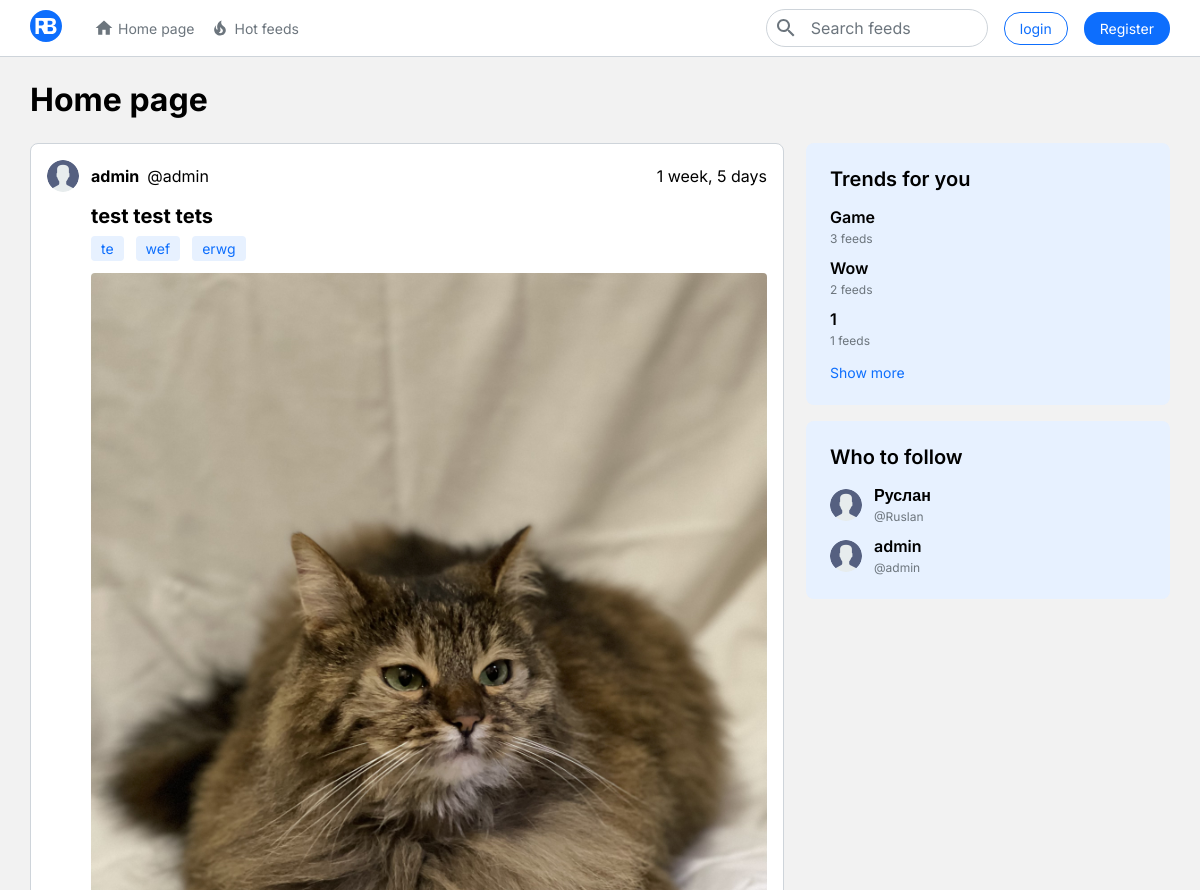
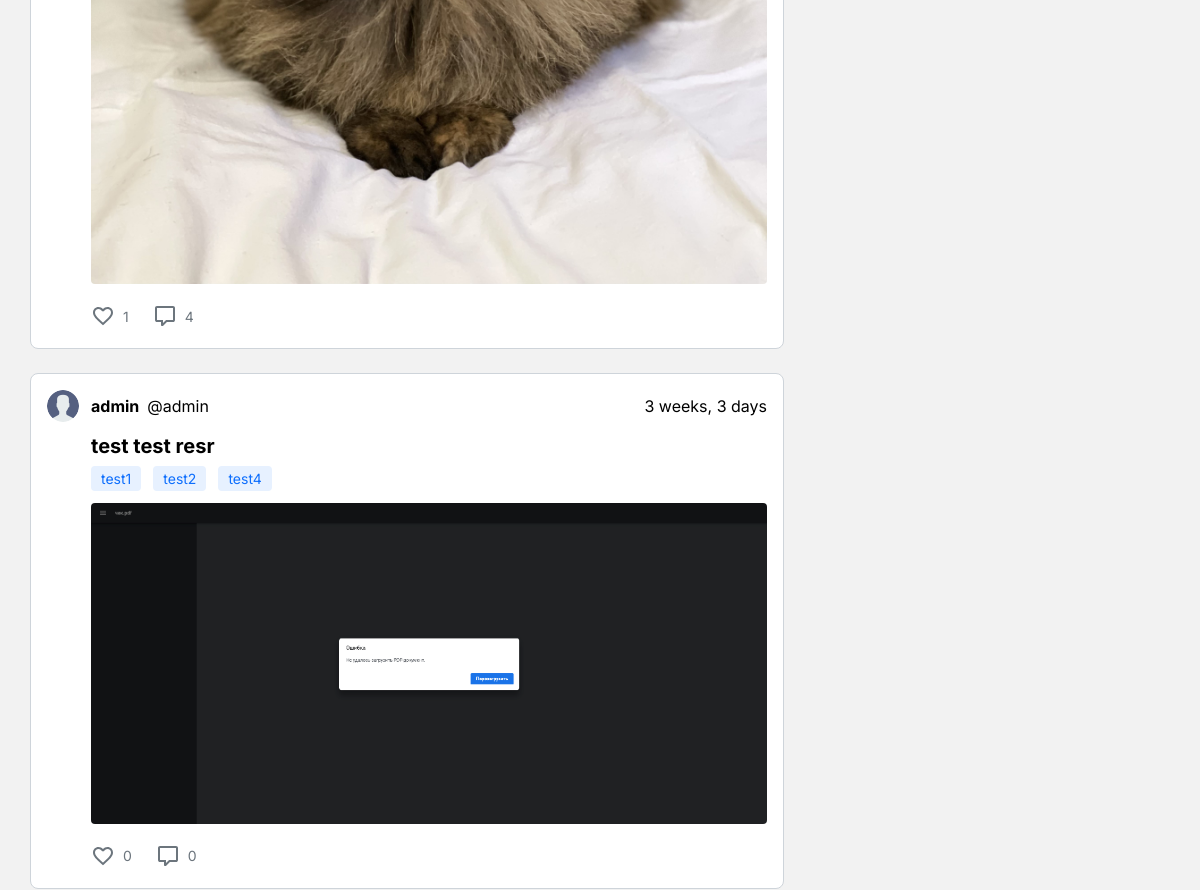
/ (upper part), run on an earlier commit of the app's database (2 pictures, top to bottom).
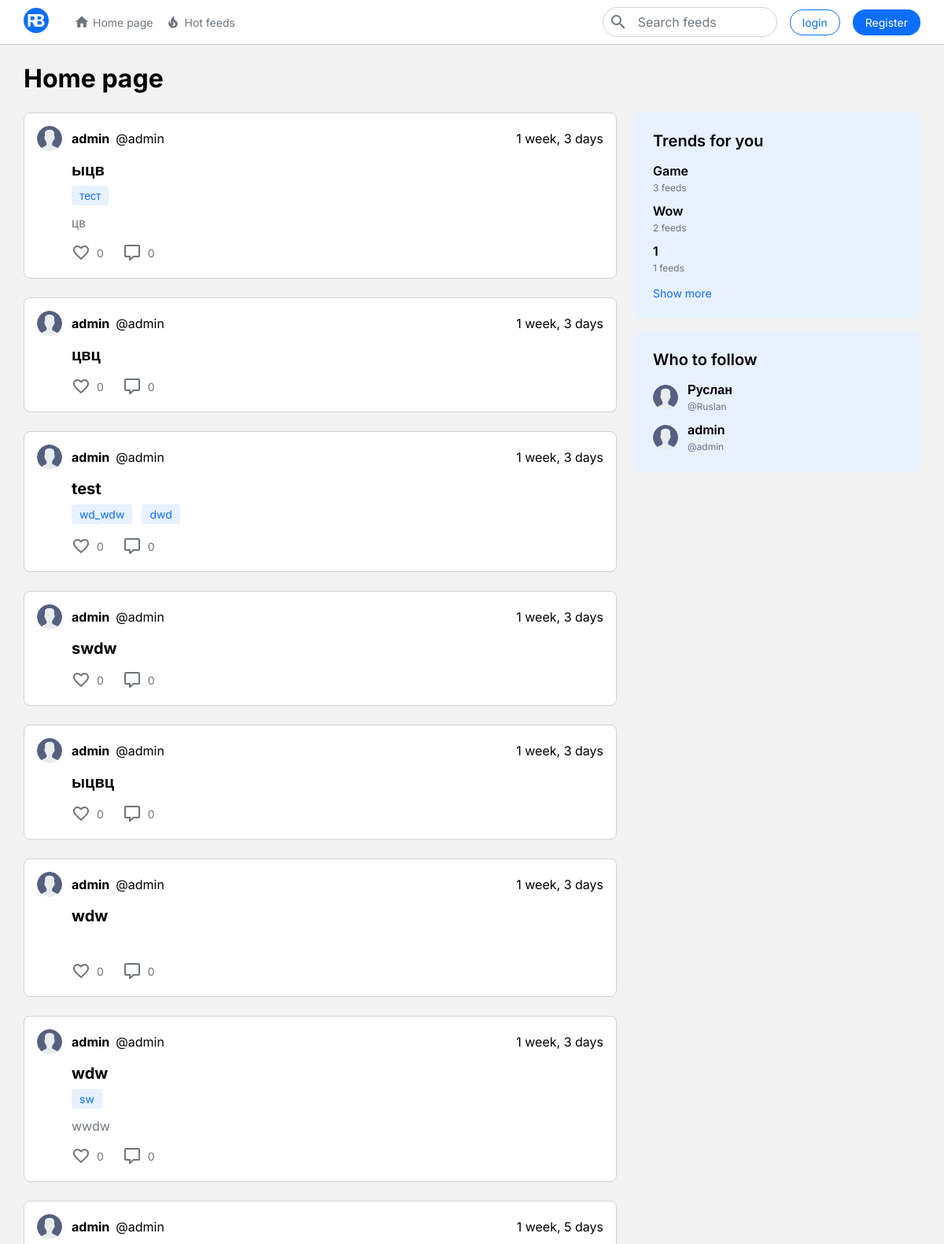
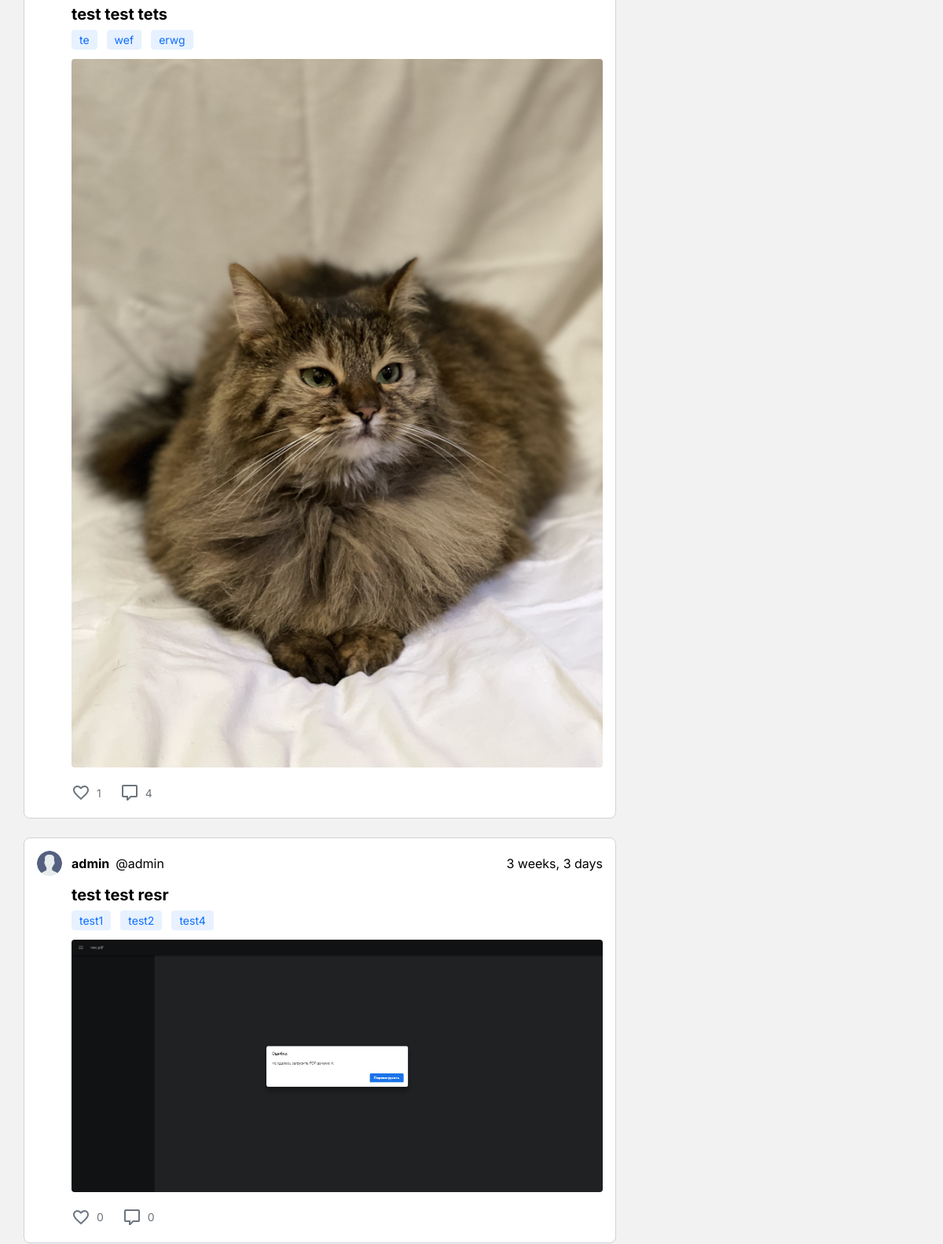
And on a later commit of the database (2 pictures, top to bottom).
### blog/models.py (models this page shows, shortened)
class Post(models.Model):
    title = models.CharField('Название', max_length=300)
    text = models.TextField('Текст поста', blank=True, null=True)
    poster = models.ImageField("Постер", upload_to="blog/", blank=True, null=True)
    draft = models.BooleanField("Черновик", default=False)
    owner = models.ForeignKey(User, verbose_name="Владелец", on_delete=models.CASCADE)
    date = models.DateTimeField(auto_now_add=True, verbose_name="дата создания", blank=True)
    tag = models.ManyToManyField(Tags, verbose_name='теги', related_name='tag_post')

class Tags(models.Model):
    text = models.CharField('Текст', max_length=100)

### users/models.py (models this page shows)
class User(AbstractUser):
    bio = models.TextField(_("bio"), max_length=500, blank=True)
    avatar = models.ImageField("Аватар", upload_to="profile/avatars/", blank=True, null=True)
    background = models.ImageField("Бєкграунд", upload_to="profile/backgrounds/", blank=True, null=True)

### blog/views.py (the view)
# urls.py: path('', PostsList.as_view(), name='home' ),
class PostsList(Posts_list_base):
    template_name = "blog/post_list.html"
    def get_data(self):
        context = super().get_data()
        if self.request.user!=self.anonimys:
            following_users = [f.follow_by for f in self.request.user.following.all()]
        else:
            following_users = None
        if self.request.user!=self.anonimys and following_users:
            post_queryset = Post.objects.filter(owner__in=following_users, draft=False).order_by('-date')
        elif self.request.user!=self.anonimys and not following_users:
            post_queryset = list()
        else:
            post_queryset = Post.objects.filter(draft=False).order_by('-date')
        context.update({
            'top_users_if_no_followers': None if following_users else self.get_top_followers(count=6),
            'posts_list': self.get_post_data(post_queryset),
            'page_name': 'Home page'
        })
        return context

### blog/views.py (called while the page is built)
    def get_top_followers(self, count=5):
        return User.objects.annotate(followers_count=Count('followers')).all().order_by('-followers_count')[:count]

    def get_top_tags(self, count):
        querry = Tags.objects.annotate(post_count=Count('tag_post')).all().order_by('-post_count')[:count]
        return querry

    def get_post_data(self, queryset):
        data = list()
        for post in queryset:
            likes = Like.objects.filter(post=post)
            comments = Reviews.objects.filter(post=post)
            post_data = {
                'post_data': post,
                'likes': likes,
                'comments': comments,
                'user_likes': [i['user'] for i in Like.objects.values('user').filter(post=post)],
            }
            data.append(post_data)
        return data

    def get_data(self):
        context = {
            'top_tags': self.get_top_tags(count=6),
            'top_users': self.get_top_followers(),
            'get_following': self.get_following() if self.request.user!=self.anonimys else None,
        }
        return context

### templates/blog/post_list.html (shortened to what this page needs)
{% extends 'blog/page_layout.html' %}
{% block contant %}
	<div class="contant">
		<div class="container">
			{% include "include/title.html" %}
			<div class="row">
				<div class="col-lg-8">
					{% if posts_list %}
						{% for post in posts_list %}
							{% include "include/post.html" with post=post %}
						{% endfor %}
					{% else %}
						{% if top_users_if_no_followers %}
							{% include "include/interest_for_you.html" %}
						{% endif %}
					{% endif %}
				</div>
				<div class="col-lg-4">
					<div class="sticky">
						{% include "include/topic_block.html" %}
						{% include "include/popular-block.html" %}
					</div>
				</div>
			</div>
		</div>
	</div>
{% endblock %}

### templates/include/post.html (shortened to what this page needs)
{% load static %}
<div class="block_page post">
    <div class="post_header d-flex justify-content-between align-items-center">
        <div class="d-flex align-items-center">
            {% if post.post_data.owner.avatar %}
                <img src="{{ post.post_data.owner.avatar.url }}" alt="" class="profile_img">
            {% else %}
                <img src="{% static 'img/profile.png' %}" alt="" class="profile_img">
            {% endif %}
            {% if post.post_data.owner.first_name %}
                <a href="{% url 'profile' pk=post.post_data.owner.id %}"><h3 class="name">{{ post.post_data.owner.first_name }}</h3></a>
            {% else %}
                <a href="{% url 'profile' pk=post.post_data.owner.id %}"><h3 class="name">{{ post.post_data.owner.username }}</h3></a>
            {% endif %}
            <p class="text">@{{ post.post_data.owner.username }} </p>
        </div>
        <p class="text">{{ post.post_data.date|timesince }}</p>
    </div>
    <div class="post_title">
        <a href="{% url 'post_detail' pk=post.post_data.id %}"><h3 class="name">{{ post.post_data.title }}</h3></a>
        <div class="topic_group d-flex flex-wrap">
            {% for tag in post.post_data.tag.all %}
                <div class="badges">
                    <a href="{% url 'tag_post' tag.id %}"><p>{{ tag.text }}</p></a>
                </div>
            {% endfor %}
        </div>
    </div>
    <div class="post_body">
        {% if post.post_data.poster %}
            <img src="{{post.post_data.poster.url}}" alt="" class="post_img">
        {% else %}
            <p class="text">{{ post.post_data.text }}</p>
        {% endif %}
        <div class="post_control d-flex">
            <form action="{% url 'like' %}" method="post">
                <div class="like">
                    <button type="submit" {% if not user.is_authenticated %} disabled {% endif %}>
                        <div class="d-flex align-items-center">
                            {% if user.id in post.user_likes %}
                            <div class="like_img is_like_img d-flex justify-content-center align-items-center">
                                <svg width="24" height="24" viewBox="0 0 24 24" xmlns="http://www.w3.org/2000/svg">
                                    <path d="M16.5 2.65C14.76 2.65 13.09 3.46 12 4.73C10.91 3.46 9.24 2.65 7.5 2.65C4.42 2.65 2 5.06 2 8.15C2 11.92 5.4 15.01 10.55 19.68L12 21L13.45 19.68C18.6 15.01 22 11.92 22 8.15C22 5.06 19.58 2.65 16.5 2.65Z"/>
                                </svg>
                            </div>
                            {% else %}
                            <div class="like_img d-flex justify-content-center align-items-center">
                            </div>
                            {% endif %}
                            <p>{{ post.likes.count }}</p>
                        </div>
                    </button>
                </div>
            </form>
            <div class="comment">
                <a href="{% url 'post_detail' pk=post.post_data.id %}">
                    <div class="d-flex align-items-center">
                        <div class="comment_img d-flex justify-content-center align-items-center">
                        </div>
                        <p>{{ post.comments.count }}</p>
                    </div>
                </a>
            </div>
        </div>
    </div>
</div>

### templates/include/topic_block.html (shortened to what this page needs)
<div class="block_page_secondary">
    <h3 class="name">Trends for you</h3>
    <div class="topic_block">
        {% for topic in top_tags %}
        <div class="topic" id="topic{{ forloop.counter }}">
            <a href="{% url 'tag_post' topic.id %}"><h3 class="name">{{ topic.text|title }}</h3></a>
            <p class="text">{{ topic.post_count }} feeds</p>
        </div>
        {% endfor %}
    </div>
    <p class="show" onclick="hide_tags()">Show more</p>
</div>

### templates/include/popular-block.html (shortened to what this page needs)
{% load static %}
<div class="block_page_secondary">
    <h3 class="name">Who to follow</h3>
    <div class="profile_block">
        {% for top_user in top_users %}
        <div class="profile d-flex justify-content-between align-items-center">
            <div class="prifile_data d-flex align-items-center">
                {% if top_user.avatar %}
                    <img src="{{ top_user.avatar.url }}" alt="" class="profile_img">
                {% else %}
                    <img src="{% static 'img/profile.png' %}" alt="" class="profile_img">
                {% endif %}
                <div class="text_data">
                    {% if top_user.first_name %}
                        <a href="{% url 'profile' pk=top_user.id %}"><p class="name">{{ top_user.first_name }}</p></a>
                    {% else %}
                        <a href="{% url 'profile' pk=top_user.id %}"><p class="name">{{ top_user.username }}</p></a>
                    {% endif %}
                    <p class="text">@{{ top_user.username }}</p>
                </div>
            </div>
        </div>
        {% endfor %}
    </div>
</div>

What changed in the data, as far as the page shows it:
added Post: post_data.owner.username "admin", post_data "1 week, 3 days", post_data "ыцв", post_data.text "цв", likes.count "0", comments.count "0"
added Tags: text "тест", shown under "admin"
added Post: post_data.owner.username "admin", post_data "1 week, 3 days", post_data "цвц", likes.count "0", comments.count "0"
added Post: post_data.owner.username "admin", post_data "1 week, 3 days", post_data "test", likes.count "0", comments.count "0"
added Tags: text "wd_wdw", shown under "admin"
added Tags: text "dwd", shown under "admin"
added Post: post_data.owner.username "admin", post_data "1 week, 3 days", post_data "swdw", likes.count "0", comments.count "0"
added Post: post_data.owner.username "admin", post_data "1 week, 3 days", post_data "ыцвц", likes.count "0", comments.count "0"
added Post: post_data.owner.username "admin", post_data "1 week, 3 days", post_data "wdw", likes.count "0", comments.count "0"
added Post: post_data.owner.username "admin", post_data "1 week, 3 days", post_data "wdw", post_data.text "wwdw", likes.count "0", comments.count "0"
added Tags: text "sw", shown under "admin"
